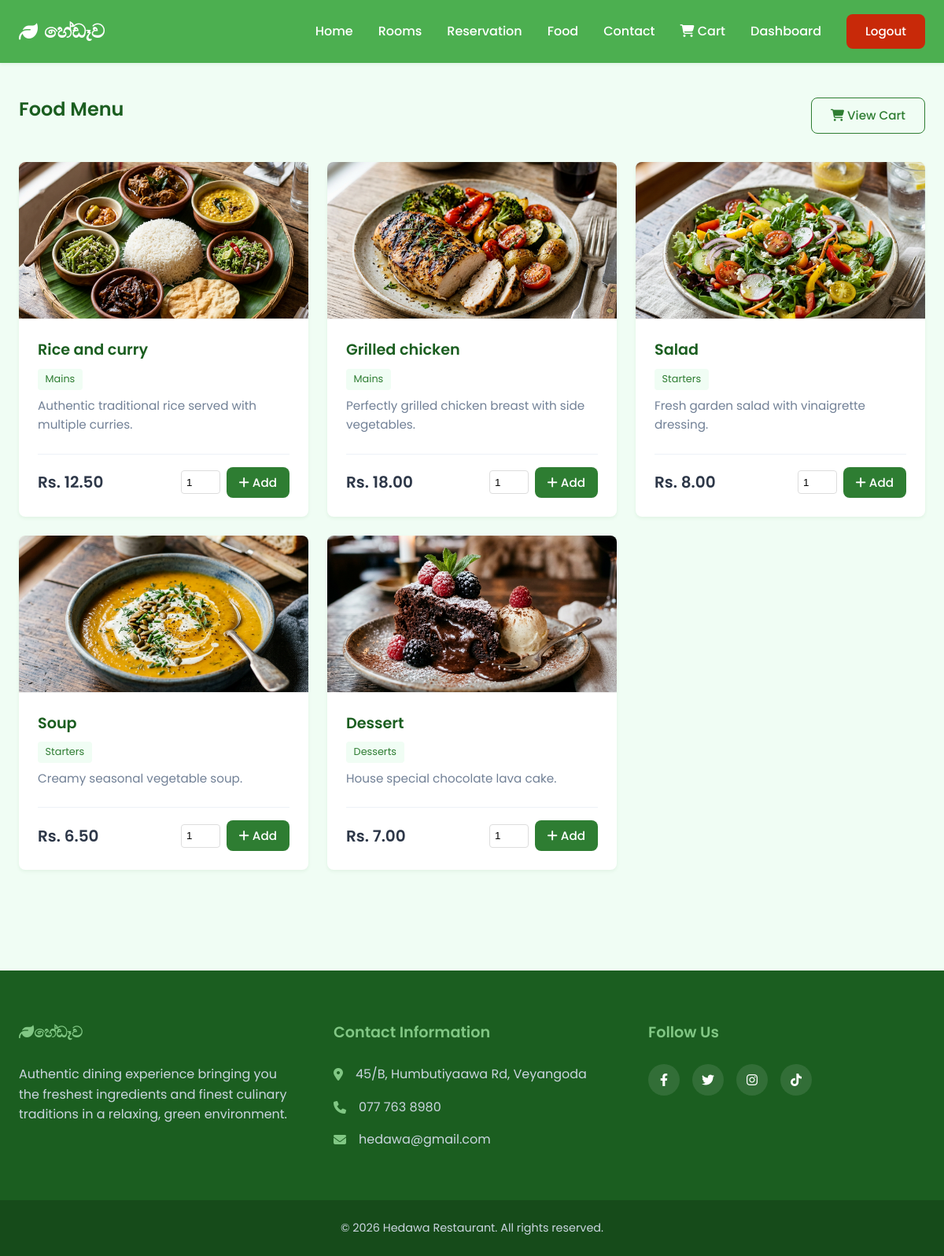
The page /pages/orders.php (signed in) on the database as committed earlier.
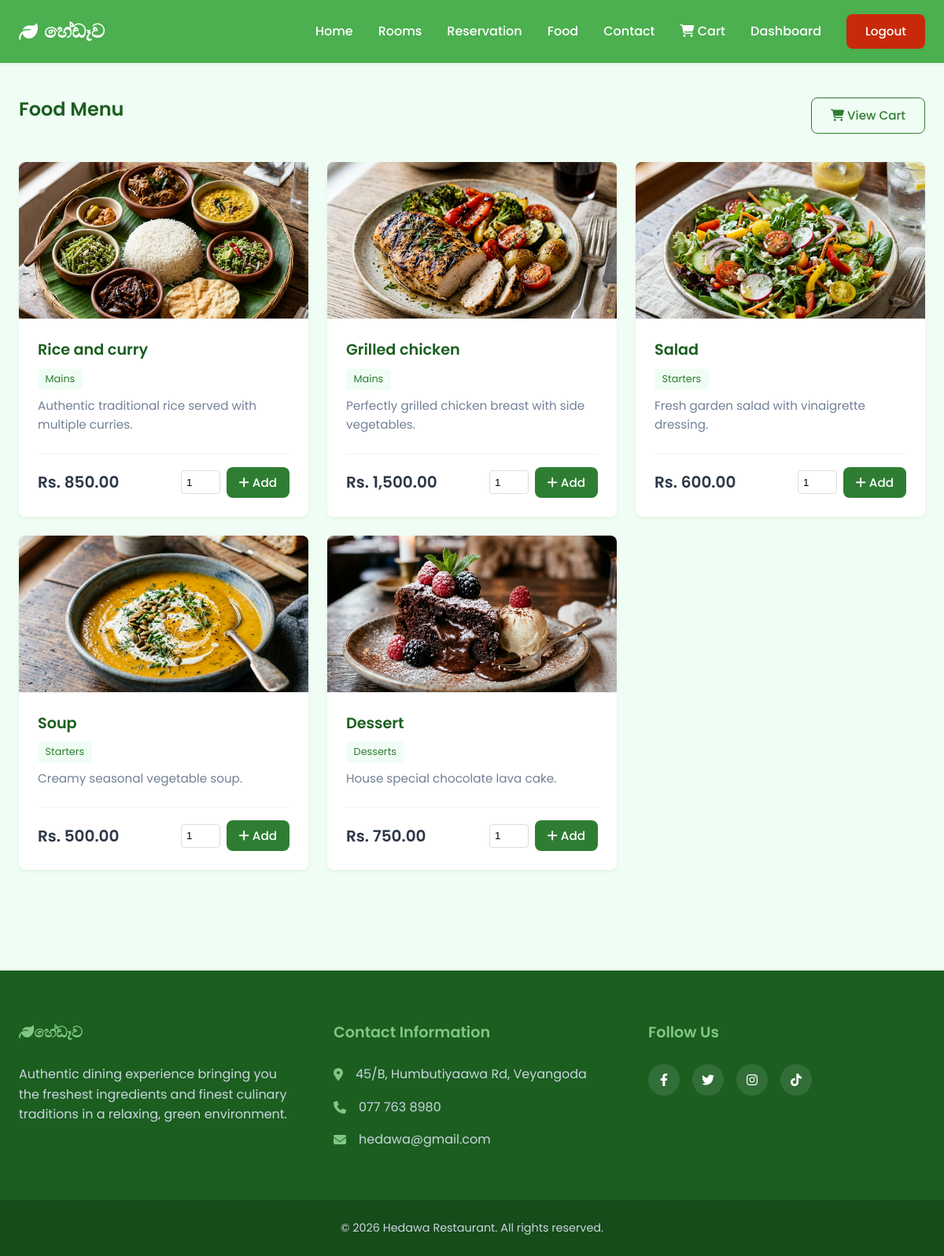
The same page on the database as committed later.
### tables this page shows
CREATE TABLE food (
    id INT AUTO_INCREMENT PRIMARY KEY,
    name VARCHAR(100) NOT NULL,
    description TEXT,
    price DECIMAL(10, 2) NOT NULL,
    category VARCHAR(50),
    is_available BOOLEAN DEFAULT TRUE
);

### pages/orders.php (the view, shortened to what this page needs)
<?php
require_once '../config/database.php';
require_once '../includes/header.php';
$foods = $pdo->query("SELECT * FROM food WHERE is_available = 1")->fetchAll();
?>
<div style="display: flex; justify-content: space-between; align-items: center; margin-bottom: 2rem;">
    <h2>Food Menu</h2>
    <a href="cart.php" class="btn btn-outline"><i class="fa-solid fa-cart-shopping"></i> View Cart</a>
</div>
<div style="display: grid; grid-template-columns: repeat(auto-fit, minmax(280px, 1fr)); gap: 1.5rem; margin-bottom: 4rem;">
    <?php foreach($foods as $food): ?>
    <div style="background: var(--white); border-radius: var(--radius); box-shadow: var(--shadow-sm); display: flex; flex-direction: column; overflow: hidden;">
        <img src="../assets/images/<?= $food['id'] ?>.png" alt="<?= htmlspecialchars($food['name']) ?>" style="width: 100%; height: 200px; object-fit: cover; border-bottom: 1px solid #eee;">
        <div style="padding: 1.5rem; display: flex; flex-direction: column; flex: 1;">
            <h3 style="color: var(--primary-dark); margin-bottom: 0.5rem; font-size: 1.2rem;"><?= htmlspecialchars($food['name']) ?></h3>
        <span style="font-size: 0.8rem; background: var(--bg-color); color: var(--primary); padding: 0.2rem 0.6rem; border-radius: 4px; margin-bottom: 0.5rem; display: inline-block; width: fit-content;"><?= htmlspecialchars($food['category']) ?></span>
        <p style="color: var(--text-muted); font-size: 0.95rem; margin-bottom: 1.5rem; flex: 1;"><?= htmlspecialchars($food['description']) ?></p>
        <div style="display: flex; justify-content: space-between; align-items: center; border-top: 1px solid #edf2f7; padding-top: 1rem;">
            <span style="font-weight: 600; font-size: 1.25rem; color: var(--text-main);">Rs. <?= number_format($food['price'], 2) ?></span>
            <form action="../actions/cart_process.php" method="POST" style="margin: 0; display: flex; gap: 0.5rem; align-items: center;">
                <input type="number" name="quantity" value="1" min="1" max="20" style="width: 50px; padding: 0.4rem; border: 1px solid #ddd; border-radius: 4px;">
                <button type="button" class="btn add-to-cart" data-id="<?= $food['id'] ?>" style="padding: 0.5rem 1rem;"><i class="fa-solid fa-plus"></i> Add</button>
            </form>
        </div>
        </div>
    </div>
    <?php endforeach; ?>
</div>
<?php require_once '../includes/footer.php'; ?>

### includes/header.php (shortened to what this page needs)
<?php
$base_url = (strpos($_SERVER['SCRIPT_NAME'], '/pages/') !== false || strpos($_SERVER['SCRIPT_NAME'], '/staff/') !== false) ? '../' : '';
?>
<!DOCTYPE html>
<html lang="en">
<head>
    <link rel="stylesheet" href="https://cdnjs.cloudflare.com/ajax/libs/font-awesome/6.4.0/css/all.min.css">
    <link rel="stylesheet" href="<?= $base_url ?>assets/css/style.css">
</head>
<body>
    <header class="header">
        <nav class="navbar container">
            <div class="logo">
                <a href="<?= $base_url ?>index.php">
                    <i class="fa-solid fa-leaf logo-icon"></i>හේඩෑව
                </a>
            </div>
            <ul class="nav-links">
                <li><a href="<?= $base_url ?>index.php">Home</a></li>
                <li><a href="<?= $base_url ?>pages/bookings.php">Rooms</a></li>
                <li><a href="<?= $base_url ?>pages/reservation.php">Reservation</a></li>
                <li><a href="<?= $base_url ?>pages/orders.php">Food</a></li>
                <li><a href="<?= $base_url ?>pages/contact.php">Contact</a></li>
                <li><a href="<?= $base_url ?>cart.php" class="cart-link"><i class="fa-solid fa-shopping-cart"></i> Cart</a></li>
                <?php if (isset($_SESSION['user_id'])): ?>
                    <?php if (isset($_SESSION['role']) && $_SESSION['role'] === 'staff'): ?>
                        <li><a href="<?= $base_url ?>staff/dashboard.php">Dashboard</a></li>
                    <?php else: ?>
                        <li><a href="<?= $base_url ?>profile.php">Profile</a></li>
                    <?php endif; ?>
                    <li><a href="<?= $base_url ?>actions/logout_process.php" class="btn" style="background-color: #C82909; color: white;">Logout</a></li>
                <?php else: ?>
                    <li><a href="<?= $base_url ?>login.php" class="btn">Login</a></li>
                <?php endif; ?>
            </ul>
        </nav>
    </header>
    <main class="main-content container">

### includes/footer.php (shortened to what this page needs)
    </main>
    <footer class="footer">
        <div class="container footer-grid">
            <div class="footer-about">
                <h3><i class="fa-solid fa-leaf"></i>හේඩෑව</h3>
                <p>Authentic dining experience bringing you the freshest ingredients and finest culinary traditions in a relaxing, green environment.</p>
            </div>
            <div class="footer-contact">
                <h3>Contact Information</h3>
                <ul class="contact-list">
                    <li><i class="fa-solid fa-location-dot"></i> 45/B, Humbutiyaawa Rd, Veyangoda</li>
                    <li><i class="fa-solid fa-phone"></i> 077 763 8980</li>
                    <li><i class="fa-solid fa-envelope"></i>hedawa@gmail.com</li>
                </ul>
            </div>
            <div class="footer-social">
                <h3>Follow Us</h3>
                <div class="social-icons">
                    <a href="https://www.facebook.com/HEDEWARESORT" aria-label="Facebook" target="_blank"><i class="fa-brands fa-facebook-f"></i></a>
                    <a href="#" aria-label="Twitter"><i class="fa-brands fa-twitter"></i></a>
                    <a href="#" aria-label="Instagram"><i class="fa-brands fa-instagram"></i></a>
                    <a href="https://www.tiktok.com/@hedewa.resort" aria-label="TikTok" target="_blank"><i class="fa-brands fa-tiktok"></i></a>
                </div>
            </div>
        </div>
        <div class="footer-bottom">
            <p>&copy; <?php echo date('Y'); ?> Hedawa Restaurant. All rights reserved.</p>
        </div>
    </footer>
</body>
</html>

### assets/css/style.css (style rules this page uses)
:root { --primary: #2e7d32; --primary-light: #4caf50; --primary-dark: #1b5e20; --accent: #81c784; --bg-color: #f0fdf4; --text-main: #2d3748; --text-muted: #718096; --white: #ffffff; --shadow-sm: 0 2px 4px rgba(46, 125, 50, 0.08); --shadow-md: 0 4px 6px rgba(46, 125, 50, 0.12); --radius: 8px; --transition: all 0.3s ease; --font-family: 'Poppins', sans-serif; }
* { margin: 0; padding: 0; box-sizing: border-box; }
body { font-family: var(--font-family); background-color: var(--bg-color); color: var(--text-main); line-height: 1.6; display: flex; flex-direction: column; min-height: 100vh; }
h1, h2, h3, h4, h5, h6 { color: var(--primary-dark); font-weight: 600; margin-bottom: 1rem; }
a { color: var(--primary); text-decoration: none; transition: var(--transition); }
.container { width: 100%; max-width: 1200px; margin: 0 auto; padding: 0 1.5rem; }
.main-content { flex: 1; padding-top: 2.5rem; padding-bottom: 4rem; }
.btn { display: inline-block; background-color: var(--primary); color: var(--white); padding: 0.6rem 1.5rem; border-radius: var(--radius); border: none; cursor: pointer; font-weight: 500; font-size: 0.95rem; font-family: var(--font-family); text-align: center; transition: var(--transition); }
.btn-outline { background-color: transparent; color: var(--primary); border: 1px solid var(--primary); }
.header { background-color: var(--primary-light); box-shadow: var(--shadow-sm); position: sticky; top: 0; z-index: 1000; }
.navbar { display: flex; justify-content: space-between; align-items: center; height: 80px; }
.logo a { font-size: 1.5rem; font-weight: 700; color: var(--white); display: flex; align-items: center; gap: 0.5rem; }
.logo-icon { color: var(--white); }
.nav-links { display: flex; align-items: center; gap: 2rem; list-style: none; }
.nav-links a { color: var(--white); font-weight: 500; transition: var(--transition); }
.nav-links .btn { color: var(--primary); background-color: var(--white); }
.footer { background-color: var(--primary-dark); color: var(--white); padding-top: 4rem; }
.footer-grid { display: grid; grid-template-columns: repeat(auto-fit, minmax(250px, 1fr)); gap: 3rem; margin-bottom: 3rem; }
.footer h3 { color: var(--accent); margin-bottom: 1.5rem; font-size: 1.2rem; }
.footer p { color: #cbd5e0; }
.contact-list { list-style: none; }
.contact-list li { display: flex; align-items: center; gap: 1rem; margin-bottom: 1rem; color: #cbd5e0; }
.contact-list i { color: var(--accent); }
.social-icons { display: flex; gap: 1rem; }
.social-icons a { display: flex; align-items: center; justify-content: center; width: 40px; height: 40px; background-color: rgba(255, 255, 255, 0.1); color: var(--white); border-radius: 50%; transition: var(--transition); }
.footer-bottom { background-color: rgba(0, 0, 0, 0.2); text-align: center; padding: 1.5rem; color: #a0aec0; font-size: 0.9rem; }

Rows that differ between the two databases and show on the page:
changed food "Rice and curry": price "12.50" → "850.00"
changed food "Grilled chicken": price "18.00" → "1,500.00"
changed food "Salad": price "8.00" → "600.00"
changed food "Soup": price "6.50" → "500.00"
changed food "Dessert": price "7.00" → "750.00"
